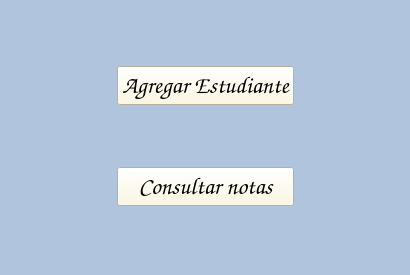
<?xml version="1.0" encoding="UTF-8"?>
<ui version="4.0">
 <class>Form</class>
 <widget class="QWidget" name="Form">
  <property name="geometry">
   <rect>
    <x>0</x>
    <y>0</y>
    <width>410</width>
    <height>275</height>
   </rect>
  </property>
  <property name="windowTitle">
   <string>Form</string>
  </property>
  <property name="styleSheet">
   <string notr="true">background-color: rgb(176,196,222);</string>
  </property>
  <widget class="QWidget" name="layoutWidget">
   <property name="geometry">
    <rect>
     <x>10</x>
     <y>10</y>
     <width>390</width>
     <height>252</height>
    </rect>
   </property>
   <layout class="QHBoxLayout" name="horizontalLayout">
    <item>
     <spacer name="horizontalSpacer">
      <property name="orientation">
       <enum>Qt::Horizontal</enum>
      </property>
      <property name="sizeHint" stdset="0">
       <size>
        <width>40</width>
        <height>20</height>
       </size>
      </property>
     </spacer>
    </item>
    <item>
     <layout class="QVBoxLayout" name="verticalLayout">
      <item>
       <spacer name="verticalSpacer">
        <property name="orientation">
         <enum>Qt::Vertical</enum>
        </property>
        <property name="sizeHint" stdset="0">
         <size>
          <width>20</width>
          <height>40</height>
         </size>
        </property>
       </spacer>
      </item>
      <item>
       <widget class="QPushButton" name="agregar">
        <property name="font">
         <font>
          <family>Comic Sans MS</family>
          <pointsize>18</pointsize>
          <weight>75</weight>
          <bold>true</bold>
         </font>
        </property>
        <property name="styleSheet">
         <string notr="true">background-color: rgb(255, 248, 220);</string>
        </property>
        <property name="text">
         <string>Agregar Estudiante</string>
        </property>
       </widget>
      </item>
      <item>
       <spacer name="verticalSpacer_2">
        <property name="orientation">
         <enum>Qt::Vertical</enum>
        </property>
        <property name="sizeHint" stdset="0">
         <size>
          <width>20</width>
          <height>40</height>
         </size>
        </property>
       </spacer>
      </item>
      <item>
       <widget class="QPushButton" name="consul">
        <property name="font">
         <font>
          <family>Comic Sans MS</family>
          <pointsize>18</pointsize>
          <weight>75</weight>
          <bold>true</bold>
         </font>
        </property>
        <property name="styleSheet">
         <string notr="true">background-color: rgb(255, 248, 220);</string>
        </property>
        <property name="text">
         <string>Consultar notas</string>
        </property>
       </widget>
      </item>
      <item>
       <spacer name="verticalSpacer_3">
        <property name="orientation">
         <enum>Qt::Vertical</enum>
        </property>
        <property name="sizeHint" stdset="0">
         <size>
          <width>20</width>
          <height>40</height>
         </size>
        </property>
       </spacer>
      </item>
     </layout>
    </item>
    <item>
     <spacer name="horizontalSpacer_2">
      <property name="orientation">
       <enum>Qt::Horizontal</enum>
      </property>
      <property name="sizeHint" stdset="0">
       <size>
        <width>40</width>
        <height>20</height>
       </size>
      </property>
     </spacer>
    </item>
   </layout>
  </widget>
 </widget>
 <resources/>
 <connections/>
</ui>
